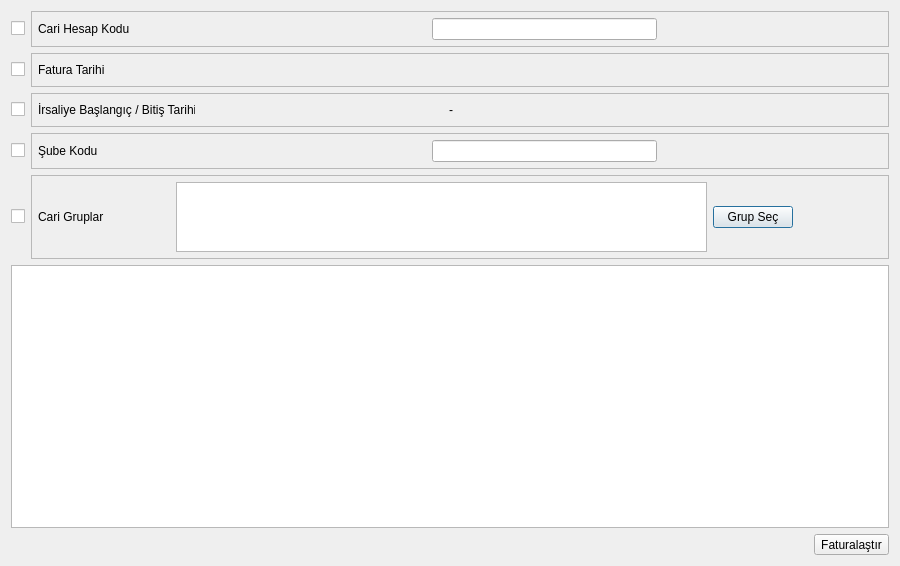
<?xml version="1.0" encoding="UTF-8"?>
<ui version="4.0">
 <class>FAT_TOPLU_FATURALASTIR_ARAMA</class>
 <widget class="QDialog" name="FAT_TOPLU_FATURALASTIR_ARAMA">
  <property name="geometry">
   <rect>
    <x>0</x>
    <y>0</y>
    <width>900</width>
    <height>566</height>
   </rect>
  </property>
  <property name="sizePolicy">
   <sizepolicy hsizetype="Expanding" vsizetype="Expanding">
    <horstretch>0</horstretch>
    <verstretch>0</verstretch>
   </sizepolicy>
  </property>
  <property name="minimumSize">
   <size>
    <width>640</width>
    <height>420</height>
   </size>
  </property>
  <property name="windowTitle">
   <string>ÜRÜN ARAMA</string>
  </property>
  <layout class="QGridLayout" name="gridLayout_6" rowstretch="1,1,1,0,1,80,1" columnstretch="10,80,1">
   <item row="0" column="0">
    <widget class="QCheckBox" name="checkBox_cari_hesap_kodu">
     <property name="text">
      <string/>
     </property>
    </widget>
   </item>
   <item row="0" column="1" colspan="2">
    <widget class="QFrame" name="frame_cari_hesap_kodu">
     <property name="sizePolicy">
      <sizepolicy hsizetype="Expanding" vsizetype="Fixed">
       <horstretch>0</horstretch>
       <verstretch>0</verstretch>
      </sizepolicy>
     </property>
     <property name="frameShape">
      <enum>QFrame::StyledPanel</enum>
     </property>
     <property name="frameShadow">
      <enum>QFrame::Raised</enum>
     </property>
     <layout class="QGridLayout" name="gridLayout_5">
      <property name="margin">
       <number>6</number>
      </property>
      <item row="0" column="0">
       <widget class="QLabel" name="label_4">
        <property name="sizePolicy">
         <sizepolicy hsizetype="Fixed" vsizetype="Fixed">
          <horstretch>0</horstretch>
          <verstretch>0</verstretch>
         </sizepolicy>
        </property>
        <property name="minimumSize">
         <size>
          <width>157</width>
          <height>0</height>
         </size>
        </property>
        <property name="maximumSize">
         <size>
          <width>157</width>
          <height>16777215</height>
         </size>
        </property>
        <property name="text">
         <string>Cari Hesap Kodu</string>
        </property>
       </widget>
      </item>
      <item row="0" column="1">
       <widget class="QSearchEdit" name="searchEdit_cari_hesap_kodu">
        <property name="sizePolicy">
         <sizepolicy hsizetype="Expanding" vsizetype="Fixed">
          <horstretch>0</horstretch>
          <verstretch>0</verstretch>
         </sizepolicy>
        </property>
        <property name="minimumSize">
         <size>
          <width>196</width>
          <height>0</height>
         </size>
        </property>
        <property name="whatsThis">
         <string>Arama widget. </string>
        </property>
        <property name="QSearchEdit" stdset="0">
         <rect>
          <x>0</x>
          <y>0</y>
          <width>100</width>
          <height>100</height>
         </rect>
        </property>
       </widget>
      </item>
      <item row="0" column="2">
       <widget class="QLineEdit" name="lineEdit_cari_hesap_ismi">
        <property name="minimumSize">
         <size>
          <width>127</width>
          <height>0</height>
         </size>
        </property>
        <property name="focusPolicy">
         <enum>Qt::NoFocus</enum>
        </property>
        <property name="readOnly">
         <bool>true</bool>
        </property>
       </widget>
      </item>
      <item row="0" column="3">
       <spacer name="horizontalSpacer">
        <property name="orientation">
         <enum>Qt::Horizontal</enum>
        </property>
        <property name="sizeHint" stdset="0">
         <size>
          <width>220</width>
          <height>20</height>
         </size>
        </property>
       </spacer>
      </item>
     </layout>
    </widget>
   </item>
   <item row="1" column="0">
    <widget class="QCheckBox" name="checkBox_fatura_tarihi">
     <property name="text">
      <string/>
     </property>
    </widget>
   </item>
   <item row="1" column="1" colspan="2">
    <widget class="QFrame" name="frame_fatura_tarihi">
     <property name="sizePolicy">
      <sizepolicy hsizetype="Expanding" vsizetype="Fixed">
       <horstretch>0</horstretch>
       <verstretch>0</verstretch>
      </sizepolicy>
     </property>
     <property name="frameShape">
      <enum>QFrame::StyledPanel</enum>
     </property>
     <property name="frameShadow">
      <enum>QFrame::Raised</enum>
     </property>
     <layout class="QGridLayout" name="gridLayout_4">
      <property name="margin">
       <number>6</number>
      </property>
      <item row="0" column="0">
       <widget class="QLabel" name="label_5">
        <property name="sizePolicy">
         <sizepolicy hsizetype="Fixed" vsizetype="Fixed">
          <horstretch>0</horstretch>
          <verstretch>0</verstretch>
         </sizepolicy>
        </property>
        <property name="minimumSize">
         <size>
          <width>157</width>
          <height>0</height>
         </size>
        </property>
        <property name="maximumSize">
         <size>
          <width>157</width>
          <height>16777215</height>
         </size>
        </property>
        <property name="text">
         <string>Fatura Tarihi</string>
        </property>
       </widget>
      </item>
      <item row="0" column="1">
       <widget class="QAdakDate" name="adakDate_fatura_tarihi">
        <property name="sizePolicy">
         <sizepolicy hsizetype="Expanding" vsizetype="Fixed">
          <horstretch>0</horstretch>
          <verstretch>0</verstretch>
         </sizepolicy>
        </property>
        <property name="minimumSize">
         <size>
          <width>242</width>
          <height>0</height>
         </size>
        </property>
        <property name="maximumSize">
         <size>
          <width>242</width>
          <height>30</height>
         </size>
        </property>
        <property name="whatsThis">
         <string>Tarih WidgetÄ± </string>
        </property>
        <property name="QAdakDate" stdset="0">
         <rect>
          <x>0</x>
          <y>0</y>
          <width>100</width>
          <height>100</height>
         </rect>
        </property>
       </widget>
      </item>
      <item row="0" column="2">
       <spacer name="horizontalSpacer_2">
        <property name="orientation">
         <enum>Qt::Horizontal</enum>
        </property>
        <property name="sizeHint" stdset="0">
         <size>
          <width>430</width>
          <height>20</height>
         </size>
        </property>
       </spacer>
      </item>
     </layout>
    </widget>
   </item>
   <item row="2" column="0">
    <widget class="QCheckBox" name="checkBox_irsaliye_tarih_araligi">
     <property name="text">
      <string/>
     </property>
    </widget>
   </item>
   <item row="2" column="1" colspan="2">
    <widget class="QFrame" name="frame_irsaliye_tarih_araligi">
     <property name="sizePolicy">
      <sizepolicy hsizetype="Expanding" vsizetype="Fixed">
       <horstretch>0</horstretch>
       <verstretch>0</verstretch>
      </sizepolicy>
     </property>
     <property name="frameShape">
      <enum>QFrame::StyledPanel</enum>
     </property>
     <property name="frameShadow">
      <enum>QFrame::Raised</enum>
     </property>
     <layout class="QGridLayout" name="gridLayout_3">
      <property name="margin">
       <number>6</number>
      </property>
      <item row="0" column="0">
       <widget class="QLabel" name="label_3">
        <property name="sizePolicy">
         <sizepolicy hsizetype="Fixed" vsizetype="Fixed">
          <horstretch>0</horstretch>
          <verstretch>0</verstretch>
         </sizepolicy>
        </property>
        <property name="minimumSize">
         <size>
          <width>157</width>
          <height>0</height>
         </size>
        </property>
        <property name="maximumSize">
         <size>
          <width>157</width>
          <height>16777215</height>
         </size>
        </property>
        <property name="text">
         <string>İrsaliye Başlangıç / Bitiş Tarihi</string>
        </property>
       </widget>
      </item>
      <item row="0" column="1">
       <widget class="QAdakDate" name="adakDate_irs_baslangic_tarihi">
        <property name="sizePolicy">
         <sizepolicy hsizetype="Expanding" vsizetype="Fixed">
          <horstretch>0</horstretch>
          <verstretch>0</verstretch>
         </sizepolicy>
        </property>
        <property name="minimumSize">
         <size>
          <width>242</width>
          <height>0</height>
         </size>
        </property>
        <property name="maximumSize">
         <size>
          <width>242</width>
          <height>30</height>
         </size>
        </property>
        <property name="whatsThis">
         <string>Tarih WidgetÄ± </string>
        </property>
        <property name="QAdakDate" stdset="0">
         <rect>
          <x>0</x>
          <y>0</y>
          <width>100</width>
          <height>100</height>
         </rect>
        </property>
       </widget>
      </item>
      <item row="0" column="2">
       <widget class="QLabel" name="label_6">
        <property name="sizePolicy">
         <sizepolicy hsizetype="Fixed" vsizetype="Fixed">
          <horstretch>0</horstretch>
          <verstretch>0</verstretch>
         </sizepolicy>
        </property>
        <property name="text">
         <string>-</string>
        </property>
       </widget>
      </item>
      <item row="0" column="3">
       <widget class="QAdakDate" name="adakDate_irs_bitis_tarihi">
        <property name="sizePolicy">
         <sizepolicy hsizetype="Expanding" vsizetype="Fixed">
          <horstretch>0</horstretch>
          <verstretch>0</verstretch>
         </sizepolicy>
        </property>
        <property name="minimumSize">
         <size>
          <width>242</width>
          <height>0</height>
         </size>
        </property>
        <property name="maximumSize">
         <size>
          <width>242</width>
          <height>30</height>
         </size>
        </property>
        <property name="whatsThis">
         <string>Tarih WidgetÄ± </string>
        </property>
        <property name="QAdakDate" stdset="0">
         <rect>
          <x>0</x>
          <y>0</y>
          <width>100</width>
          <height>100</height>
         </rect>
        </property>
       </widget>
      </item>
      <item row="0" column="4">
       <spacer name="horizontalSpacer_3">
        <property name="orientation">
         <enum>Qt::Horizontal</enum>
        </property>
        <property name="sizeHint" stdset="0">
         <size>
          <width>170</width>
          <height>20</height>
         </size>
        </property>
       </spacer>
      </item>
     </layout>
    </widget>
   </item>
   <item row="3" column="0">
    <widget class="QCheckBox" name="checkBox_sube_kodu">
     <property name="text">
      <string/>
     </property>
    </widget>
   </item>
   <item row="3" column="1" colspan="2">
    <widget class="QFrame" name="frame_sube">
     <property name="sizePolicy">
      <sizepolicy hsizetype="Expanding" vsizetype="Fixed">
       <horstretch>0</horstretch>
       <verstretch>0</verstretch>
      </sizepolicy>
     </property>
     <property name="frameShape">
      <enum>QFrame::StyledPanel</enum>
     </property>
     <property name="frameShadow">
      <enum>QFrame::Raised</enum>
     </property>
     <layout class="QGridLayout" name="gridLayout">
      <property name="margin">
       <number>6</number>
      </property>
      <item row="0" column="0">
       <widget class="QLabel" name="label_sube_kodu">
        <property name="sizePolicy">
         <sizepolicy hsizetype="Fixed" vsizetype="Fixed">
          <horstretch>0</horstretch>
          <verstretch>0</verstretch>
         </sizepolicy>
        </property>
        <property name="minimumSize">
         <size>
          <width>157</width>
          <height>0</height>
         </size>
        </property>
        <property name="maximumSize">
         <size>
          <width>157</width>
          <height>16777215</height>
         </size>
        </property>
        <property name="text">
         <string>Şube Kodu</string>
        </property>
       </widget>
      </item>
      <item row="0" column="1">
       <widget class="QSearchEdit" name="searchEdit_sube_kodu">
        <property name="sizePolicy">
         <sizepolicy hsizetype="Expanding" vsizetype="Fixed">
          <horstretch>0</horstretch>
          <verstretch>0</verstretch>
         </sizepolicy>
        </property>
        <property name="minimumSize">
         <size>
          <width>196</width>
          <height>0</height>
         </size>
        </property>
        <property name="whatsThis">
         <string>Arama widget. </string>
        </property>
        <property name="QSearchEdit" stdset="0">
         <rect>
          <x>0</x>
          <y>0</y>
          <width>100</width>
          <height>100</height>
         </rect>
        </property>
       </widget>
      </item>
      <item row="0" column="2">
       <widget class="QLineEdit" name="lineEdit_sube_ismi">
        <property name="minimumSize">
         <size>
          <width>127</width>
          <height>0</height>
         </size>
        </property>
        <property name="focusPolicy">
         <enum>Qt::NoFocus</enum>
        </property>
        <property name="readOnly">
         <bool>true</bool>
        </property>
       </widget>
      </item>
      <item row="0" column="3">
       <spacer name="horizontalSpacer_4">
        <property name="orientation">
         <enum>Qt::Horizontal</enum>
        </property>
        <property name="sizeHint" stdset="0">
         <size>
          <width>220</width>
          <height>20</height>
         </size>
        </property>
       </spacer>
      </item>
     </layout>
    </widget>
   </item>
   <item row="4" column="0">
    <widget class="QCheckBox" name="checkBox_gruplar">
     <property name="sizePolicy">
      <sizepolicy hsizetype="Fixed" vsizetype="Fixed">
       <horstretch>0</horstretch>
       <verstretch>0</verstretch>
      </sizepolicy>
     </property>
     <property name="text">
      <string/>
     </property>
    </widget>
   </item>
   <item row="4" column="1" colspan="2">
    <widget class="QFrame" name="frame_gruplar">
     <property name="sizePolicy">
      <sizepolicy hsizetype="Expanding" vsizetype="Fixed">
       <horstretch>0</horstretch>
       <verstretch>0</verstretch>
      </sizepolicy>
     </property>
     <property name="frameShape">
      <enum>QFrame::StyledPanel</enum>
     </property>
     <property name="frameShadow">
      <enum>QFrame::Raised</enum>
     </property>
     <layout class="QGridLayout" name="gridLayout_2" columnstretch="1,60,5,10">
      <property name="margin">
       <number>6</number>
      </property>
      <item row="0" column="0">
       <widget class="QLabel" name="label_2">
        <property name="sizePolicy">
         <sizepolicy hsizetype="Fixed" vsizetype="Fixed">
          <horstretch>0</horstretch>
          <verstretch>0</verstretch>
         </sizepolicy>
        </property>
        <property name="text">
         <string>Cari Gruplar                    </string>
        </property>
       </widget>
      </item>
      <item row="0" column="1">
       <widget class="QTextEdit" name="textEdit_gruplar">
        <property name="maximumSize">
         <size>
          <width>16777215</width>
          <height>70</height>
         </size>
        </property>
        <property name="focusPolicy">
         <enum>Qt::NoFocus</enum>
        </property>
        <property name="readOnly">
         <bool>true</bool>
        </property>
       </widget>
      </item>
      <item row="0" column="2">
       <widget class="QPushButton" name="pushButton_grup_sec">
        <property name="text">
         <string>Grup Seç</string>
        </property>
        <property name="icon">
         <iconset resource="../e9_icons.qrc">
          <normaloff>:/e9_icons/E9_ICONS/e9_grup.png</normaloff>:/e9_icons/E9_ICONS/e9_grup.png</iconset>
        </property>
       </widget>
      </item>
      <item row="0" column="3">
       <spacer name="horizontalSpacer_5">
        <property name="orientation">
         <enum>Qt::Horizontal</enum>
        </property>
        <property name="sizeHint" stdset="0">
         <size>
          <width>40</width>
          <height>20</height>
         </size>
        </property>
       </spacer>
      </item>
     </layout>
    </widget>
   </item>
   <item row="5" column="0" colspan="3">
    <widget class="QTableWidget" name="tableWidget"/>
   </item>
   <item row="6" column="0" colspan="2">
    <widget class="QWidget" name="widget_batch_buttons" native="true">
     <property name="sizePolicy">
      <sizepolicy hsizetype="Expanding" vsizetype="Expanding">
       <horstretch>0</horstretch>
       <verstretch>0</verstretch>
      </sizepolicy>
     </property>
    </widget>
   </item>
   <item row="6" column="2">
    <widget class="QToolButton" name="toolButton_faturalastir">
     <property name="sizePolicy">
      <sizepolicy hsizetype="Minimum" vsizetype="Expanding">
       <horstretch>0</horstretch>
       <verstretch>0</verstretch>
      </sizepolicy>
     </property>
     <property name="text">
      <string>Faturalaştır</string>
     </property>
     <property name="icon">
      <iconset resource="../e9_icons.qrc">
       <normaloff>:/e9_icons/E9_ICONS/fat_toplu_faturalastir_run.png</normaloff>:/e9_icons/E9_ICONS/fat_toplu_faturalastir_run.png</iconset>
     </property>
     <property name="iconSize">
      <size>
       <width>24</width>
       <height>24</height>
      </size>
     </property>
     <property name="toolButtonStyle">
      <enum>Qt::ToolButtonTextUnderIcon</enum>
     </property>
    </widget>
   </item>
  </layout>
 </widget>
 <customwidgets>
  <customwidget>
   <class>QAdakDate</class>
   <extends>QWidget</extends>
   <header>QAdakDate.h</header>
  </customwidget>
  <customwidget>
   <class>QSearchEdit</class>
   <extends>QWidget</extends>
   <header>QSearchEdit.h</header>
  </customwidget>
 </customwidgets>
 <tabstops>
  <tabstop>checkBox_cari_hesap_kodu</tabstop>
  <tabstop>searchEdit_cari_hesap_kodu</tabstop>
  <tabstop>checkBox_fatura_tarihi</tabstop>
  <tabstop>adakDate_fatura_tarihi</tabstop>
  <tabstop>checkBox_irsaliye_tarih_araligi</tabstop>
  <tabstop>adakDate_irs_baslangic_tarihi</tabstop>
  <tabstop>adakDate_irs_bitis_tarihi</tabstop>
  <tabstop>checkBox_sube_kodu</tabstop>
  <tabstop>searchEdit_sube_kodu</tabstop>
  <tabstop>checkBox_gruplar</tabstop>
  <tabstop>pushButton_grup_sec</tabstop>
  <tabstop>tableWidget</tabstop>
  <tabstop>toolButton_faturalastir</tabstop>
 </tabstops>
 <resources>
  <include location="../e9_icons.qrc"/>
 </resources>
 <connections/>
</ui>
